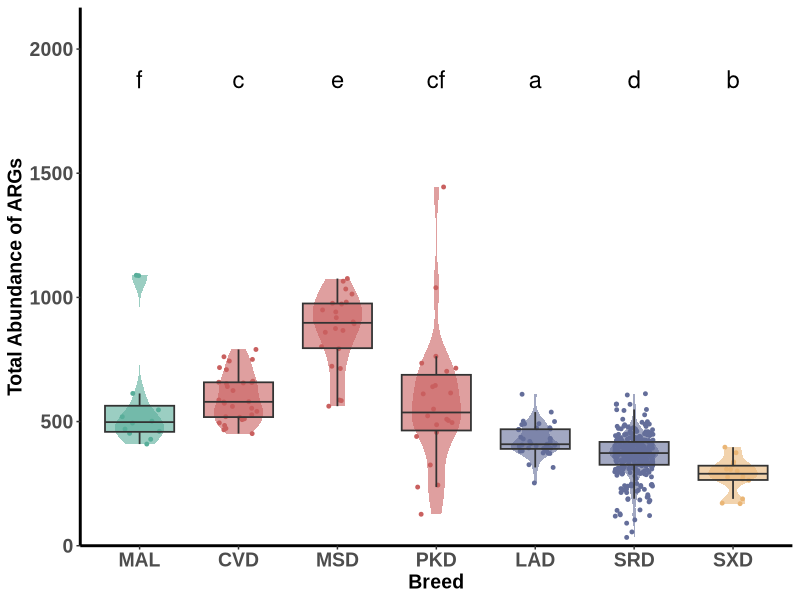

Write the R code that produced this figure.
rm(list = ls())

library(ggplot2)
library(dplyr)
library(readr)
library(multcompView)

merge_data <- read_csv("CC_breed_abundance.csv")


comparisons <- combn(unique(merge_data$Breed), 2, simplify = FALSE)
p_values <- sapply(comparisons, function(x) {
  wilcox.test(Total_Abundance ~ Breed, data = merge_data %>% filter(Breed %in% x))$p.value
})
p_values_adj=p_values

names(p_values_adj) <- sapply(comparisons, function(x) paste(x, collapse = "-"))

letters <- multcompLetters(p_values_adj)$Letters


letter_df <- data.frame(Breed = unique(merge_data$Breed), letter = letters)

custom_colors <- c(
  "MAL" = "#58ae9a",  
  "CVD" = "#c9605f", 
  "MSD" = "#c9605f",  
  "PKD" = "#c9605f",
  "LAD" = "#646e9a",  
  "SRD" = "#646e9a",  
  "SXD" = "#eab676"   
)


breed_order <- c("MAL","CVD","MSD","PKD","LAD","SRD", "SXD")


merge_data$Breed <- factor(merge_data$Breed, levels = breed_order)


p <- ggplot(merge_data, aes(x = Breed, y = Total_Abundance)) +
  geom_violin(aes(fill = Breed), color = NA, alpha = 0.6, width = 0.5, trim = TRUE, scale = "width") + 
  geom_point(aes(color = Breed, fill = Breed), show.legend = F, position = position_jitter(seed = 123456, width = 0.2), shape = 21, size = 1) +
  geom_boxplot(aes(fill = Breed), width = 0.7, size = 0.6, fatten = 1, alpha = 0.6, outlier.shape = NA) +  
  scale_y_continuous(
    limits = c(0, max(merge_data$Total_Abundance) * 1.5), 
    expand = c(0, 0)
  ) +
  scale_fill_manual(values = custom_colors) +
  scale_color_manual(values = custom_colors) +
  labs(
    x = "Breed",
    y = "Total Abundance of ARGs"
  ) +
  geom_text(
    data = letter_df, 
    aes(
      x = Breed, 
      y = max(merge_data$Total_Abundance) * 1.3, 
      label = letter
    ), 
    size = 6
  ) +
  theme(
    panel.background = element_blank(),
    panel.grid.major = element_blank(),
    panel.grid.minor = element_blank(),
    axis.line.x = element_line(color = "black", size = 1),
    axis.line.y = element_line(color = "black", size = 1),
    plot.background = element_blank(),
    legend.position = "none",
    
    # 修改X轴和Y轴的刻度和标题字体为Arial Bold 14
    axis.text.x = element_text(size = 14, family = "Arial", face = "bold"),  # X轴刻度标签
    axis.text.y = element_text(size = 14, family = "Arial", face = "bold"),  # Y轴刻度标签
    axis.title.x = element_text(size = 14, family = "Arial", face = "bold"),  # X轴标题
    axis.title.y = element_text(size = 14, family = "Arial", face = "bold")  # Y轴标题
  )

p
